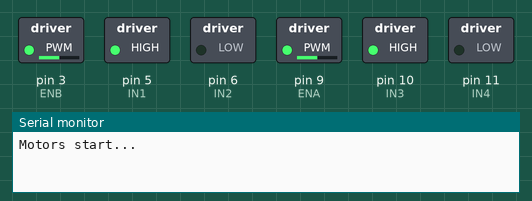
Simulated run of this sketch. Board: Arduino Uno, built with avr-gcc and run on an emulated ATmega328P. Parts: switched loads named in the sketch (green lamp = pin HIGH), the last lines printed to the serial monitor.

Above: at 0.05 s.
At 5.0 s:
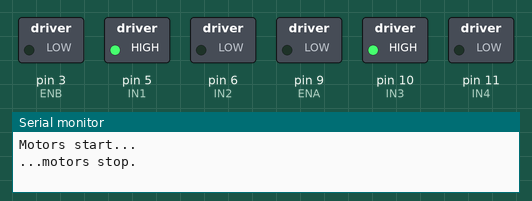
Timing chart, 0 to 5.8 s (numbered marks = the images above):
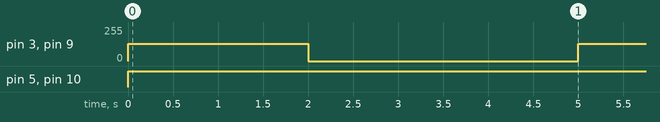

The sketch:

AntBot_motor_01.ino.ino
```cpp
// Motor test - both motors forward for 2 seconds and then stop

// Left motor
int IN1 = 5;
int IN2 = 6;
int ENA = 9;

// Right motor
int IN3 = 10;
int IN4 = 11;
int ENB = 3;

void setup() {
  // put your setup code here, to run once:
  Serial.begin(9600);


  pinMode(IN1, OUTPUT);
  pinMode(IN2, OUTPUT);
  pinMode(IN3, OUTPUT);
  pinMode(IN4, OUTPUT);
  pinMode(ENA, OUTPUT);
  pinMode(ENB, OUTPUT);
}

void loop() {
  Serial.println("Motors start...");
  // put your main code here, to run repeatedly:
  // Both motors forward at half speed
  // Motor speed (0-255)
  analogWrite(ENA, 128);
  digitalWrite(IN1, HIGH);
  digitalWrite(IN2, LOW);

  analogWrite(ENB, 128);
  digitalWrite(IN3, HIGH);
  digitalWrite(IN4, LOW);

  delay(2000);

  // Stop
  Serial.println("...motors stop.");
  analogWrite(ENA, 0);
  analogWrite(ENB, 0);

  delay(3000);
}
```

Measured:
- by itself, pin 3 (ENB), pin 9 (ENA): alternates 128/255 for 2.0 s and 0/255 for 3.0 s
- by itself, pin 5 (IN1), pin 10 (IN3): LOW → HIGH at 0.00 s
